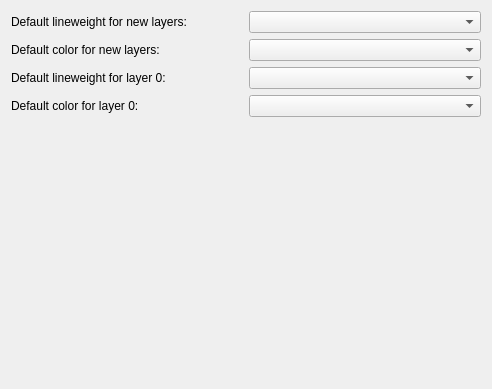
<?xml version="1.0" encoding="UTF-8"?>
<ui version="4.0">
 <class>Layer</class>
 <widget class="QWidget" name="Layer">
  <property name="geometry">
   <rect>
    <x>0</x>
    <y>0</y>
    <width>492</width>
    <height>389</height>
   </rect>
  </property>
  <layout class="QVBoxLayout" name="verticalLayout">
   <item>
    <layout class="QGridLayout" name="gridLayout">
     <item row="0" column="0">
      <widget class="QLabel" name="label">
       <property name="text">
        <string>Default lineweight for new layers:</string>
       </property>
      </widget>
     </item>
     <item row="0" column="1">
      <widget class="RLineweightCombo" name="DefaultLineweight">
       <property name="onlyFixed" stdset="0">
        <bool>true</bool>
       </property>
      </widget>
     </item>
     <item row="1" column="0">
      <widget class="QLabel" name="label_2">
       <property name="text">
        <string>Default color for new layers:</string>
       </property>
      </widget>
     </item>
     <item row="1" column="1">
      <widget class="RColorCombo" name="DefaultColor">
       <property name="onlyFixed" stdset="0">
        <bool>true</bool>
       </property>
       <property name="blackWhite" stdset="0">
        <bool>false</bool>
       </property>
      </widget>
     </item>
     <item row="2" column="0">
      <widget class="QLabel" name="label_4">
       <property name="text">
        <string>Default lineweight for layer 0:</string>
       </property>
      </widget>
     </item>
     <item row="2" column="1">
      <widget class="RLineweightCombo" name="DefaultLineweightLayer0">
       <property name="onlyFixed" stdset="0">
        <bool>true</bool>
       </property>
      </widget>
     </item>
     <item row="3" column="0">
      <widget class="QLabel" name="label_3">
       <property name="text">
        <string>Default color for layer 0:</string>
       </property>
      </widget>
     </item>
     <item row="3" column="1">
      <widget class="RColorCombo" name="DefaultColorLayer0">
       <property name="onlyFixed" stdset="0">
        <bool>true</bool>
       </property>
       <property name="blackWhite" stdset="0">
        <bool>false</bool>
       </property>
      </widget>
     </item>
    </layout>
   </item>
   <item>
    <spacer name="verticalSpacer">
     <property name="orientation">
      <enum>Qt::Vertical</enum>
     </property>
     <property name="sizeHint" stdset="0">
      <size>
       <width>20</width>
       <height>326</height>
      </size>
     </property>
    </spacer>
   </item>
  </layout>
 </widget>
 <customwidgets>
  <customwidget>
   <class>RColorCombo</class>
   <extends>QComboBox</extends>
   <header>RColorCombo.h</header>
  </customwidget>
  <customwidget>
   <class>RLineweightCombo</class>
   <extends>QComboBox</extends>
   <header>RLineweightCombo.h</header>
  </customwidget>
 </customwidgets>
 <resources/>
 <connections/>
</ui>
